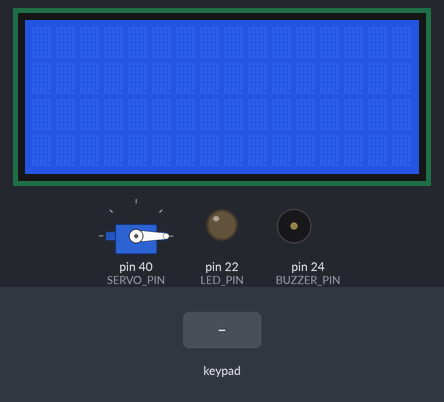
Bench run of a sketch on a simulated Arduino Mega 2560, built with avr-gcc and run on an emulated ATmega2560. Parts: 16×4 character LCD, servo, output pins drawn as LEDs (lit = HIGH), buzzer (waves = sounding). The test bench sets the inputs (shaded band).

Above: at 1.2 s.
1.3 s: keypad keys 9 7 3 1 0 1 4 # pressed 0.4 s apart
At 4.8 s:
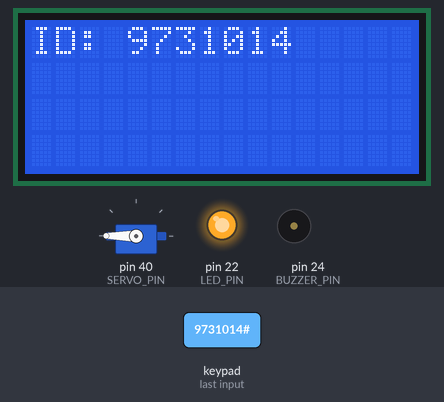
6.0 s: key '*' pressed
At 8.1 s:
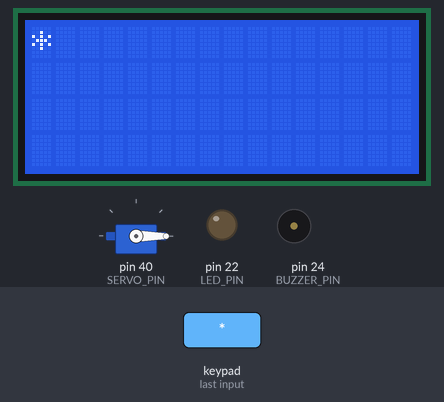
8.6 s: keypad keys 9 7 3 1 0 1 5 # pressed 0.4 s apart
At 12.2 s:
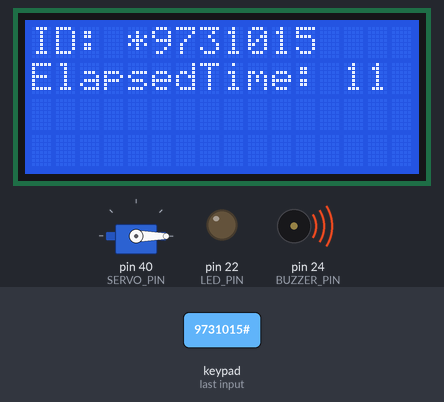
13.3 s: key '#' pressed
At 14.1 s:
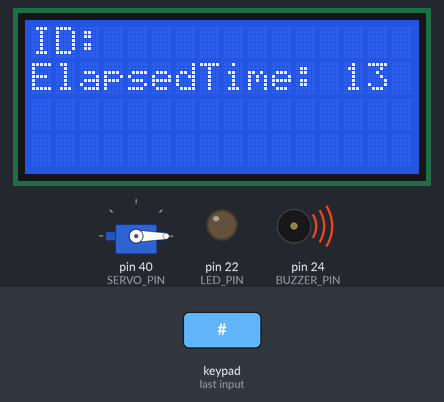
Timing chart, 0 to 16.3 s (numbered marks = the images above; inputs shaded):
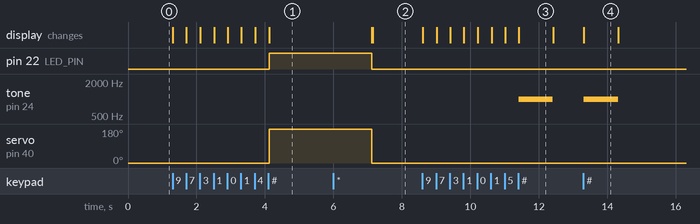

Measured:
- after the input at 1.3 s, pin 22 (LED_PIN): LOW → HIGH after 2.8 s; servo on pin 40 (SERVO_PIN): 0° → 180° after 2.8 s; the display: first changes at once (image 1 shows a later state)
- after the input at 6.0 s, the display: first differs from a run without the input after 1.1 s (image 2)
- after the input at 8.6 s, tone on pin 24 (BUZZER_PIN): silent → 1000 Hz after 2.8 s, → silent 1.0 s later; the display: first changes at once (image 3 shows a later state)
- after the input at 13.3 s, tone on pin 24 (BUZZER_PIN): silent → 1000 Hz at once, → silent 1.0 s later; the display: changes at once (image 4)
- what the display in image 3 shows lasts 1.0 s, from 11.4 s to 12.4 s

The sketch:

AttendanceSystem.ino
```cpp
#include <Servo.h>
#include <Keypad.h>
#include <LiquidCrystal.h>
#include <SoftwareSerial.h>

SoftwareSerial mySerial(53, 52);

#define RS_PIN 5
#define EN_PIN 4
#define D4_PIN 3
#define D5_PIN 2
#define D6_PIN 1
#define D7_PIN 0
LiquidCrystal lcd(RS_PIN, EN_PIN,D4_PIN, D5_PIN,D6_PIN, D7_PIN );

const int ROW_NUM = 4;
const int COLUMN_NUM = 3;
char keys[ROW_NUM][COLUMN_NUM] = {
  {'1','2','3'},
  {'4','5','6'},
  {'7','8','9'},
  {'*','0','#'}
};
byte pin_rows[ROW_NUM] = {14, 15, 16, 17};
byte pin_column[COLUMN_NUM] = {18, 19, 20};
Keypad keypad = Keypad( makeKeymap(keys), pin_rows, pin_column, ROW_NUM, COLUMN_NUM );

Servo servo;

const int LED_PIN = 22;
const int BUZZER_PIN = 24;
const int SERVO_PIN = 40;

const int ALLOWED_TIME = 10;
const int END_TIME = 20;

String stuNumbers[9] = {"9731014", "9731015", "9731016", "9731017", "9731018", "9731019", "9731020", "9731021", "9731022"};
String presenceList[9];
String absenseList[9];

uint32_t startTime;
String userType = "";
bool isStarted = false;

void setup() {
  pinMode(LED_PIN, OUTPUT);
  pinMode(BUZZER_PIN, OUTPUT);

  lcd.begin(16, 4);
  servo.attach(SERVO_PIN);
  mySerial.begin(9600);

  servo.write(0);
}

void loop() {
  uint32_t currentTime = millis();
  uint32_t diff = (currentTime - startTime)/1000;
  int arraySize = sizeof(presenceList)/sizeof(String);

  char inputKey = keypad.getKey();

  printOnLcd(0, userType);

  mySerial.println(diff);

  if(diff > END_TIME) {
    printList();
    exit(0);
  }

  if(userType == "1*" && !isStarted) {
    isStarted = true;
    startTime = millis();
    lcd.clear();
    userType = "";
  } else if(inputKey == '#') {
    printOnLcd(0, "ID: " + userType);
    if(diff <= ALLOWED_TIME) {
      digitalWrite(LED_PIN, HIGH);
      servo.write(180);
      delay(3000);
      digitalWrite(LED_PIN, LOW);
      servo.write(0);
      for(int i=0; i<arraySize; ++i) {
        if(presenceList[i] == "") {
          presenceList[i] = userType;
          userType = "";
        }
      }
    } else {
      printOnLcd(1, "ElapsedTime: " + String(diff));
      tone(BUZZER_PIN, 1000);
      delay(1000);
      noTone(BUZZER_PIN);
      for(int i=0; i<arraySize; ++i) {
        if(absenseList[i] == "") {
          absenseList[i] == userType;
          userType = "";
        }
      }
    }
    lcd.clear();
  } else {
    userType += String(inputKey);
  }
}

void printOnLcd(int lineNo, String Message) {
  lcd.setCursor(0, lineNo);
  lcd.print(Message);
}

void printList() {
  mySerial.println();
  mySerial.println();
  mySerial.println("Presence List:");
  for(int i=0; i<sizeof(presenceList)/sizeof(String); ++i) {
    if(presenceList[i] != "") {
      mySerial.println(presenceList[i]);
    }
  }
  mySerial.println("=============");
  mySerial.println("Absence List:");
  for(int i=0; i<sizeof(stuNumbers)/sizeof(String); ++i) {
    if(existInArray(presenceList, stuNumbers[i]) == 0) {
      mySerial.println(stuNumbers[i]);
    }
  }
}

int existInArray(String *input, String element) {
  for(int i=0; i<9; ++i) {
    if(input[i] == element) {
      return 1;
    }
  }
  return 0;
}
```
